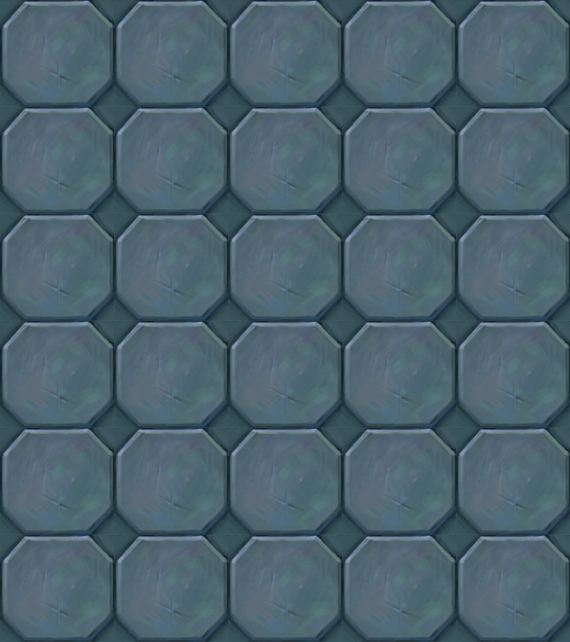

This game map was drawn from its Tiled (.tmx) file and the tilesets committed beside it. A one-line description and the trimmed map source follow:
An orthogonal 5x6 tile map with 114x107 px tiles, 1 tile layer (块层 1).

<map version="1.0" orientation="orthogonal" width="5" height="6" tilewidth="114" tileheight="107">
 <tileset firstgid="1" name="map018" tilewidth="114" tileheight="107">
  <image source="map018.png" width="114" height="107" />
 </tileset>
 <layer name="块层 1" width="5" height="6">
  <data>[30 cells, 30 non-empty, 1 distinct tile ids]</data>
 </layer>
</map>
